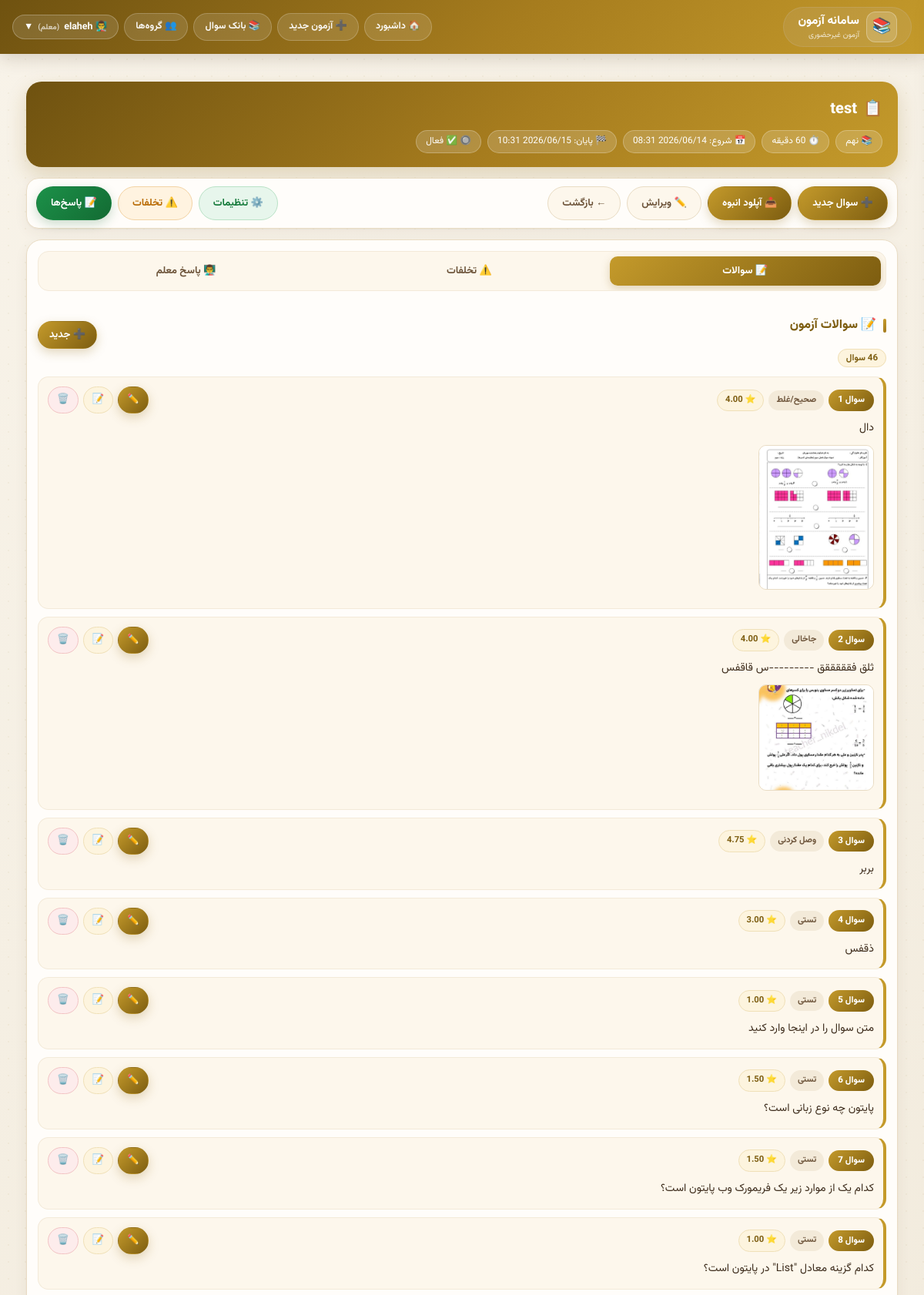
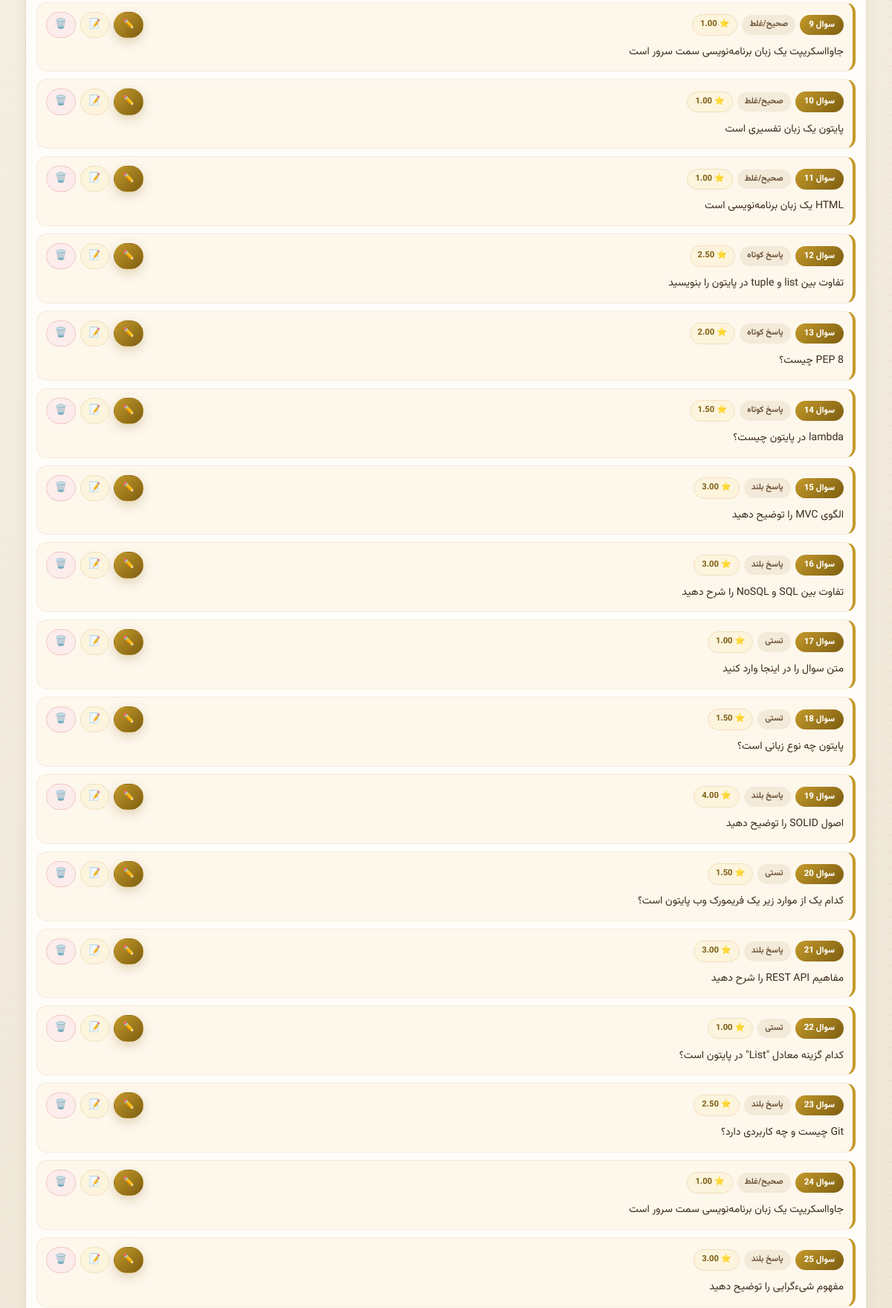
Page /teacher/exam/22/edit/ (signed in, upper part) on the committed database (2 pictures, top to bottom).
### accounts/models.py (models this page shows, shortened)
class User(AbstractUser):
    ROLE_CHOICES = [
        ('admin', 'ادمین'),
        ('teacher', 'معلم'),
        ('student', 'دانش‌آموز'),
    ]
    role = models.CharField(max_length=10, choices=ROLE_CHOICES, default='student')
    grade = models.ForeignKey(Grade, on_delete=models.SET_NULL, null=True, blank=True)
    student_code = models.CharField(max_length=10, unique=True, null=True, blank=True)
    phone = models.CharField(max_length=15, blank=True)

class Grade(models.Model):
    GRADE_CHOICES = [
        ('7', 'هفتم'),
        ('8', 'هشتم'),
        ('9', 'نهم'),
    ]
    name = models.CharField(max_length=20, choices=GRADE_CHOICES, unique=True)

### exams/models.py (models this page shows, shortened)
class Exam(models.Model):
    title = models.CharField(max_length=200)
    teacher = models.ForeignKey(settings.AUTH_USER_MODEL, on_delete=models.CASCADE,
                                limit_choices_to={'role': 'teacher'})
    grade = models.ForeignKey(Grade, on_delete=models.CASCADE)
    duration_minutes = models.IntegerField()
    start_time = models.DateTimeField()
    end_time = models.DateTimeField()
    students = models.ManyToManyField(settings.AUTH_USER_MODEL, related_name='exams',
                                      limit_choices_to={'role': 'student'})
    is_active = models.BooleanField(default=True)
    show_score_to_student = models.BooleanField(default=False)
    created_at = models.DateTimeField(auto_now_add=True)
    random_questions = models.BooleanField(default=False)
    enable_anti_cheat = models.BooleanField(default=True, verbose_name="فعال کردن سیستم تشخیص تقلب")
    prevent_tab_switch = models.BooleanField(default=True, verbose_name="جلوگیری از تغییر تب")
    prevent_copy_paste = models.BooleanField(default=True, verbose_name="جلوگیری از کپی/پیست")
    track_ip = models.BooleanField(default=True, verbose_name="ردیابی IP")
    TIMER_TYPE_CHOICES = [
        ('floating', 'تایم شناور (از لحظه شروع دانش‌آموز)'),
        ('fixed', 'تایم ثابت (همه تا زمان پایان مشخص)'),
    ]
    timer_type = models.CharField(
        max_length=20,
        choices=TIMER_TYPE_CHOICES,
        default='floating',
        verbose_name="نوع تایمر"
    )
    show_questions_mode = models.CharField(
        max_length=20,
        choices=[('all', 'همه سوالات در یک صفحه'), ('one_by_one', 'هر سوال در یک صفحه')],
        default='one_by_one',
        verbose_name="نحوه نمایش سوالات"
    )
    show_back_button = models.BooleanField(default=True, verbose_name="نمایش دکمه بازگشت به سوال قبلی")
    allow_teacher_answer = models.BooleanField(default=True, verbose_name="معلم می‌تواند پاسخ تشریحی وارد کند")
    show_answers_after_exam = models.BooleanField(default=False,
                                                  verbose_name="نمایش پاسخ صحیح به دانش‌آموز بعد از اتمام")

class Question(models.Model):
    QUESTION_TYPES = [
        ('true_false', 'صحیح/غلط'),
        ('multiple_choice', 'تستی'),
        ('fill_blank', 'جاخالی'),
        ('short_answer', 'پاسخ کوتاه'),
        ('long_answer', 'پاسخ بلند'),
        ('image_answer', 'پاسخ تصویری'),
        ('matching', 'وصل کردنی'),
    ]
    exam = models.ForeignKey(Exam, on_delete=models.CASCADE, related_name='questions')
    text = models.TextField(blank=True)
    image = models.ImageField(upload_to='question_images/', null=True, blank=True)
    question_type = models.CharField(max_length=20, choices=QUESTION_TYPES)
    max_score = models.DecimalField(max_digits=10, decimal_places=2, default=1.0)
    order = models.IntegerField(default=0)
    options = models.JSONField(default=list, blank=True)
    options_type = models.CharField(max_length=10,
                                    choices=[('text', 'متن'), ('image', 'تصویر'), ('mixed', 'متن+تصویر')],
                                    default='text')
    correct_answer = models.TextField(blank=True, null=True)
    blanks = models.JSONField(default=list, blank=True)
    matching_pairs = models.JSONField(default=list, blank=True)
    allow_image_answer = models.BooleanField(default=False)
    class Meta:
        ordering = ['order']

### teacher_panel/views.py (the view)
# urls.py: path('exam/<int:exam_id>/edit/', views.edit_exam, name='edit_exam'),
@login_required
def edit_exam(request, exam_id):
    exam = get_object_or_404(Exam, id=exam_id, teacher=request.user)
    check_teacher_access(request.user, exam)
    questions = exam.questions.all().order_by('order')
    cheats = CheatAttempt.objects.filter(session__exam=exam)
    return render(request, 'teacher_panel/edit_exam.html', {
        'exam': exam,
        'questions': questions,
        'cheats_stats': {
            'total_cheats': cheats.count(),
            'tab_switch': cheats.filter(cheat_type='tab_switch').count(),
            'copy_paste': cheats.filter(cheat_type='copy_paste').count(),
            'multiple_tabs': cheats.filter(cheat_type='multiple_tabs').count(),
        },
        'recent_cheats': [
            {
                'student_name': c.session.student.get_full_name() or c.session.student.username,
                'cheat_type_display': c.get_cheat_type_display(),
                'detail': c.detail,
                'created_at': c.created_at,
            }
            for c in cheats.select_related('session__student').order_by('-created_at')[:10]
        ],
        'questions_with_teacher_answer': [
            {'question': q, 'answer_text': ta.answer_text, 'answer_image': ta.answer_image}
            for q in questions
            for ta in [TeacherAnswer.objects.filter(question=q).first()]
            if ta and ta.answer_text
        ],
    })

### exams/context_processors.py (called while the page is built)
def announcements(request):
    user = getattr(request, 'user', None)
    if user is None or not getattr(user, 'is_authenticated', False) or user.role != 'student':
        return {}
    qs = Announcement.objects.filter(Q(grade__isnull=True) | Q(grade_id=user.grade_id))
    return {'bell_announcements': list(qs[:8]), 'bell_count': qs.count()}

### teacher_panel/views.py (called while the page is built)
def check_teacher_access(user, exam=None):
    if user.role != 'teacher':
        raise PermissionDenied('شما دسترسی معلم ندارید')
    if exam and exam.teacher != user:
        raise PermissionDenied('شما به این آزمون دسترسی ندارید')
    return True

### templates/teacher_panel/edit_exam.html (shortened to what this page needs)
{% extends 'base.html' %}
{% load static %}
{% block content %}
<div class="container">
    <div class="info-card">
        <h1><span>📋</span> {{ exam.title }}</h1>
        <div class="info-details">
            <span>📚 {{ exam.grade.get_name_display }}</span>
            <span>⏱️ {{ exam.duration_minutes }} دقیقه</span>
            <span>📅 شروع: {{ exam.start_time|date:"Y/m/d H:i" }}</span>
            <span>🏁 پایان: {{ exam.end_time|date:"Y/m/d H:i" }}</span>
            <span>🔘 {% if exam.is_active %}✅ فعال{% else %}❌ غیرفعال{% endif %}</span>
        </div>
    </div>
    <div class="top-bar">
        <div class="btn-group">
            <a href="{% url 'add_question' exam.id %}" class="btn-primary">➕ سوال جدید</a>
            <a href="{% url 'bulk_upload_questions' exam.id %}" class="btn-primary" >📤 آپلود انبوه</a>
            <a href="{% url 'edit_exam_info' exam.id %}" class="btn-secondary">✏️ ویرایش</a>
            <a href="{% url 'teacher_dashboard' %}" class="btn-secondary">← بازگشت</a>
        </div>
        <div class="btn-group-right">
            <a href="{% url 'exam_settings' exam.id %}" class="btn-settings">⚙️ تنظیمات</a>
            <a href="{% url 'exam_cheats_report' exam.id %}" class="btn-cheats">⚠️ تخلفات</a>
            <a href="{% url 'view_student_answers' exam.id %}" class="btn-answers">📝 پاسخ‌ها</a>
        </div>
    </div>
    <div class="questions-card">
        <div class="tabs">
            <button class="tab-btn active" data-tab="questions">📝 سوالات</button>
            <button class="tab-btn" data-tab="cheats">⚠️ تخلفات</button>
            <button class="tab-btn" data-tab="teacher-answers">👨‍🏫 پاسخ معلم</button>
        </div>
        <div id="tab-questions" class="tab-content active">
            <div class="section-header">
                <div>
                    <span class="section-title">📝 سوالات آزمون</span>
                    <span class="question-count">{{ questions|length }} سوال</span>
                </div>
                <a href="{% url 'add_question' exam.id %}" class="btn-primary" style="padding: 5px 14px;">➕ جدید</a>
            </div>
            <div class="questions-list">
                {% if questions %}
                {% for q in questions %}
                <div class="question-item">
                    <div class="question-header">
                        <div class="question-badge">
                            <span class="question-number">سوال {{ forloop.counter }}</span>
                            <span class="question-type">{{ q.get_question_type_display }}</span>
                            <span class="question-score">⭐ {{ q.max_score|floatformat:2 }}</span>
                        </div>
                        <div class="question-actions">
                            <a href="{% url 'edit_question' exam.id q.id %}" class="btn-edit">✏️</a>
                            <a href="{% url 'add_teacher_answer' exam.id q.id %}" class="btn-teacher-ans">📝</a>
                            <a href="{% url 'delete_question' exam.id q.id %}" class="btn-delete" onclick="return confirm('حذف؟');">🗑️</a>
                        </div>
                    </div>
                    <div class="question-text">{{ q.text|truncatewords:30|default:"متن سوال وارد نشده" }}</div>
                    {% if q.image %}
                    <img src="{{ q.image.url }}" class="question-image" alt="تصویر" onclick="openZoom('{{ q.image.url }}')">
                    {% endif %}
                </div>
                {% endfor %}
                {% else %}
                <div class="empty-state">📭 هنوز سوالی اضافه نشده است</div>
                {% endif %}
            </div>
        </div>
    </div>
</div>
{% endblock %}

### templates/base.html (shortened to what this page needs)
<!DOCTYPE html>
<html dir="rtl" lang="fa">
<head>
    {% load static %}
    <link rel="stylesheet" href="{% static 'css/site.css' %}?v=1">
</head>
<body>
<div class="navbar">
    <div class="nav-container">
        <div class="logo">
            <span class="logo-icon">📚</span>
            <div>
                <div class="logo-text">سامانه آزمون</div>
                <div class="logo-sub">آزمون غیرحضوری</div>
            </div>
        </div>
        <div class="nav-links">
            {% if user.is_authenticated %}
                {% if user.role == 'admin' %}
                    <a href="{% url 'admin_dashboard' %}" class="nav-link">🏠 داشبورد</a>
                    <a href="{% url 'manage_users' %}" class="nav-link">👥 مدیریت کاربران</a>
                    <a href="{% url 'manage_exams' %}" class="nav-link">📋 مدیریت آزمون‌ها</a>
                    <a href="{% url 'system_logs' %}" class="nav-link">📜 لاگ سیستم</a>
                {% elif user.role == 'teacher' %}
                    <a href="{% url 'teacher_dashboard' %}" class="nav-link">🏠 داشبورد</a>
                    <a href="{% url 'create_exam' %}" class="nav-link">➕ آزمون جدید</a>
                    <a href="{% url 'question_bank' %}" class="nav-link">📚 بانک سوال</a>
                    <a href="{% url 'groups' %}" class="nav-link">👥 گروه‌ها</a>
                {% endif %}
                <div class="dropdown" id="userDropdown">
                    <button class="dropdown-btn" id="dropdownBtn">
                        {% if user.role == 'admin' %}🛡️
                        {% elif user.role == 'teacher' %}👨‍🏫
                        {% else %}👤{% endif %}
                        {{ user.get_full_name|default:user.username }}
                        <span style="font-size: 10px; opacity: 0.7;">
                            ({% if user.role == 'admin' %}ادمین{% elif user.role == 'teacher' %}معلم{% else %}دانش‌آموز{% endif %})
                        </span>
                        ▼
                    </button>
                </div>
            {% else %}
                <a href="{% url 'login' %}" class="nav-link">🔐 ورود</a>
            {% endif %}
        </div>
    </div>
</div>
<div class="main-content">
    {% block content %}{% endblock %}
</div>
</body>
</html>

### static/css/site.css (style rules this page uses)
@media screen { :root { --bg1: #f8f3e9; --bg2: #e9dfcb; --card: #fffdfa; --card2: #fdf7ec; --ink: #3d2c1c; --ink2: #6d543a; --ink3: #9c8568; --line: #e9dcc4; --line2: #f3ead9; --gold: #c49a2b; --gold2: #a67c1e; --gold3: #7d5d10; --goldsoft: #fdf4de; --ok: #157a3b; --oksoft: #e7f6ec; --okline: #b9e2c6; --warn: #b96c07; --warnsoft: #fff3e0; --warnline: #f3d3a4; --err: #bd2222; --errsoft: #fdecec; --errline: #f2c4c4; --r-lg: 20px; --r-md: 14px; --r-sm: 10px; --sh1: 0 1px 2px rgba(80, 55, 30, .05), 0 6px 18px rgba(80, 55, 30, .06); } }
@media screen { html { -webkit-text-size-adjust: 100%; } }
@media screen { body { background-image: radial-gradient(rgba(140, 105, 20, .05) 1px, transparent 1.4px), linear-gradient(150deg, var(--bg1) 0%, var(--bg2) 100%); background-size: 22px 22px, auto; background-attachment: fixed; color: var(--ink); font-family: 'Vazirmatn', 'Segoe UI', Tahoma, system-ui, sans-serif; line-height: 1.85; } }
@media screen { body::before { content: none; } }
@media screen { h1, h2, h3, h4 { color: var(--ink); } }
@media screen { a { color: var(--gold3); } }
@media screen { .navbar { position: sticky; top: 0; z-index: 900; background: linear-gradient(135deg, #6f5210, #a67c1e 55%, #c49a2b); border: none; box-shadow: 0 6px 20px rgba(80, 55, 30, .18); backdrop-filter: none; border-radius: 0; } }
@media screen { .nav-container { max-width: 1240px; margin: 0 auto; display: flex; align-items: center; gap: 12px; padding: 9px 16px; } }
@media screen { .logo { display: flex; align-items: center; gap: 9px; } }
@media screen { .logo-icon { width: 40px; height: 40px; font-size: 1.25rem; background: rgba(255, 255, 255, .16); border: 1px solid rgba(255, 255, 255, .28); border-radius: 12px; display: grid; place-items: center; } }
@media screen { .logo-text { color: #fff; font-weight: 800; font-size: .95rem; line-height: 1.4; } }
@media screen { .logo-sub { color: rgba(255, 255, 255, .78); font-size: .62rem; line-height: 1.4; } }
@media screen { .nav-links { display: flex; align-items: center; gap: 7px; flex-wrap: wrap; } }
@media screen { .nav-link { color: rgba(255, 255, 255, .94); text-decoration: none; background: rgba(255, 255, 255, .12); border: 1px solid rgba(255, 255, 255, .2); padding: 5px 14px; border-radius: 999px; font-size: .78rem; font-weight: 600; transition: .15s; white-space: nowrap; } }
@media screen { .dropdown-btn { display: inline-flex; align-items: center; gap: 6px; cursor: pointer; color: #fff; background: rgba(255, 255, 255, .12); border: 1px solid rgba(255, 255, 255, .25); padding: 5px 14px; border-radius: 999px; font-size: .78rem; font-weight: 700; font-family: inherit; } }
@media screen { a[class*="btn-"], a.btn { text-decoration: none; } }
@media screen { .btn-primary, .btn-gold, .btn-start, .btn-questions, .btn-edit, .semester-btn, .btn-filter, .filters .btn, .filters button { background: linear-gradient(135deg, var(--gold), var(--gold3)); color: #fff; border-color: transparent; box-shadow: 0 5px 14px rgba(140, 105, 20, .25); } }
@media screen { .btn-success, .btn-results, .btn-save, .btn-submit, .btn-answers { background: linear-gradient(135deg, #1c9149, #136b33); color: #fff; border-color: transparent; box-shadow: 0 5px 14px rgba(19, 107, 51, .22); } }
@media screen { .btn-danger, .btn-delete { background: var(--errsoft); color: var(--err); border: 1px solid var(--errline); } }
@media screen { .btn-secondary, .btn-print, .btn-toggle, .btn-back { background: var(--card2); color: var(--ink2); border: 1.5px solid var(--line); } }
@media screen { .section-title, .page-title, h2.title { display: flex; align-items: center; gap: 9px; font-size: 1rem; font-weight: 800; color: var(--gold3); margin: 18px 0 12px; } }
@media screen { .section-title::before, .page-title::before { content: ''; width: 4px; height: 1.15em; border-radius: 99px; background: linear-gradient(180deg, var(--gold), var(--gold2)); } }
@media screen { .exam-card, .stat-card, .btn, .nav-link, .group-chip { transition: all .18s ease; } }
@media screen { .container, .container-custom, .container-dashboard { max-width: 1240px; margin: 0 auto; padding: 16px 14px 60px; } }

### rows in the picture
User: get_full_name "elaheh"
Exam: title "test", grade.name "نهم", duration_minutes "60", start_time "2026/06/14 08:31", end_time "2026/06/15 10:31"
Question: question_type "صحیح/غلط", max_score "4.00", text "دال", image (picture)
Question: question_type "جاخالی", max_score "4.00", text "ثلق فقققققق ---------س قاقفس", image (picture)
Question: question_type "وصل کردنی", max_score "4.75", text "بربر"
Question: question_type "تستی", max_score "3.00", text "ذقفس"
Question: question_type "تستی", max_score "1.00", text "متن سوال را در اینجا وارد کنید"
Question: question_type "تستی", max_score "1.50", text "پایتون چه نوع زبانی است؟"
Question: question_type "تستی", max_score "1.50", text "کدام یک از موارد زیر یک فریمورک وب پایتون است؟"
Question: question_type "تستی", max_score "1.00", text "کدام گزینه معادل \"List\" در پایتون است؟"
Question: question_type "صحیح/غلط", max_score "1.00", text "جاوااسکریپت یک زبان برنامه‌نویسی سمت سرور است"
Question: question_type "صحیح/غلط", max_score "1.00", text "پایتون یک زبان تفسیری است"
Question: question_type "صحیح/غلط", max_score "1.00", text "HTML یک زبان برنامه‌نویسی است"
Question: question_type "پاسخ کوتاه", max_score "2.50", text "تفاوت بین list و tuple در پایتون را بنویسید"
Question: question_type "پاسخ کوتاه", max_score "2.00", text "PEP 8 چیست؟"
Question: question_type "پاسخ کوتاه", max_score "1.50", text "lambda در پایتون چیست؟"
Question: question_type "پاسخ بلند", max_score "3.00", text "الگوی MVC را توضیح دهید"
Question: question_type "پاسخ بلند", max_score "3.00", text "تفاوت بین SQL و NoSQL را شرح دهید"
Question: question_type "تستی", max_score "1.00", text "متن سوال را در اینجا وارد کنید"
Question: question_type "تستی", max_score "1.50", text "پایتون چه نوع زبانی است؟"
Question: question_type "پاسخ بلند", max_score "4.00", text "اصول SOLID را توضیح دهید"
Question: question_type "تستی", max_score "1.50", text "کدام یک از موارد زیر یک فریمورک وب پایتون است؟"
Question: question_type "پاسخ بلند", max_score "3.00", text "مفاهیم REST API را شرح دهید"
Question: question_type "تستی", max_score "1.00", text "کدام گزینه معادل \"List\" در پایتون است؟"
Question: question_type "پاسخ بلند", max_score "2.50", text "Git چیست و چه کاربردی دارد؟"
Question: question_type "صحیح/غلط", max_score "1.00", text "جاوااسکریپت یک زبان برنامه‌نویسی سمت سرور است"
Question: question_type "پاسخ بلند", max_score "3.00", text "مفهوم شیءگرایی را توضیح دهید"

### other values in the picture
{{ questions|length }} "46"
